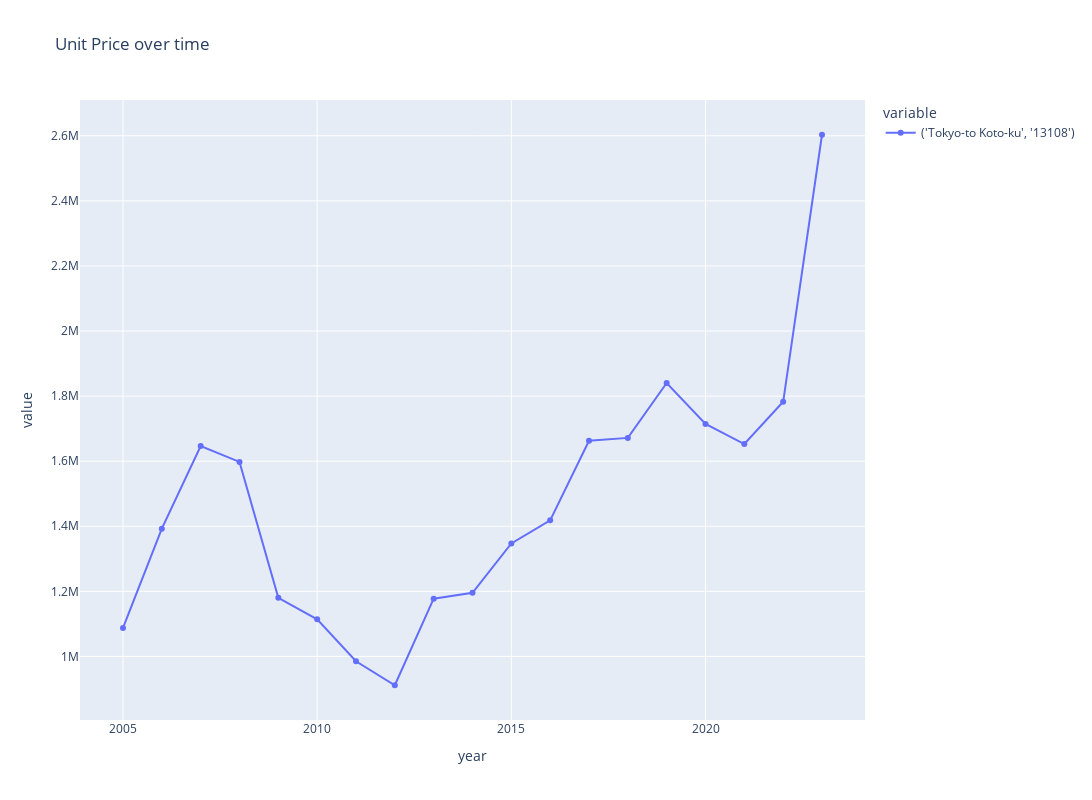

This figure's notebook cell:
### Code cell
plot_time_series(
    plot_df,
    f"{metric}_smoothed",
    group_by_columns,
    granularity_columns,
    f"Unit Price over time",
    # visible="legendonly",
)

### Figure 1 — Plotly figure (JSON) as saved in the notebook; plotly's stock layout.template omitted (floating-point values rounded to 4 significant figures)
{"data": [{"hovertemplate": "variable=('Tokyo-to Koto-ku', '13108')<br>year=%{x}<br>value=%{y}<extra></extra>", "legendgroup": "('Tokyo-to Koto-ku', '13108')", "line": {"color": "#636efa", "dash": "solid"}, "marker": {"symbol": "circle"}, "mode": "lines+markers", "name": "('Tokyo-to Koto-ku', '13108')", "orientation": "v", "showlegend": true, "type": "scatter", "x": [2005, 2006, 2007, 2008, 2009, 2010, 2011, 2012, 2013, 2014, 2015, 2016, 2017, 2018, 2019, 2020, 2021, 2022, 2023], "xaxis": "x", "y": [1088000.0, 1393000.0, 1647000.0, 1598000.0, 1180000.0, 1114000.0, 985200.0, 911400.0, 1177000.0, 1195000.0, 1347000.0, 1418000.0, 1663000.0, 1672000.0, 1840000.0, 1714000.0, 1653000.0, 1783000.0, 2603000.0], "yaxis": "y"}], "layout": {"autosize": false, "height": 800, "hovermode": "closest", "legend": {"title": {"text": "variable"}, "tracegroupgap": 0}, "title": {"text": "Unit Price over time"}, "width": 1600, "xaxis": {"anchor": "y", "domain": [0, 1], "title": {"text": "year"}}, "yaxis": {"anchor": "x", "domain": [0, 1], "title": {"text": "value"}}}}
